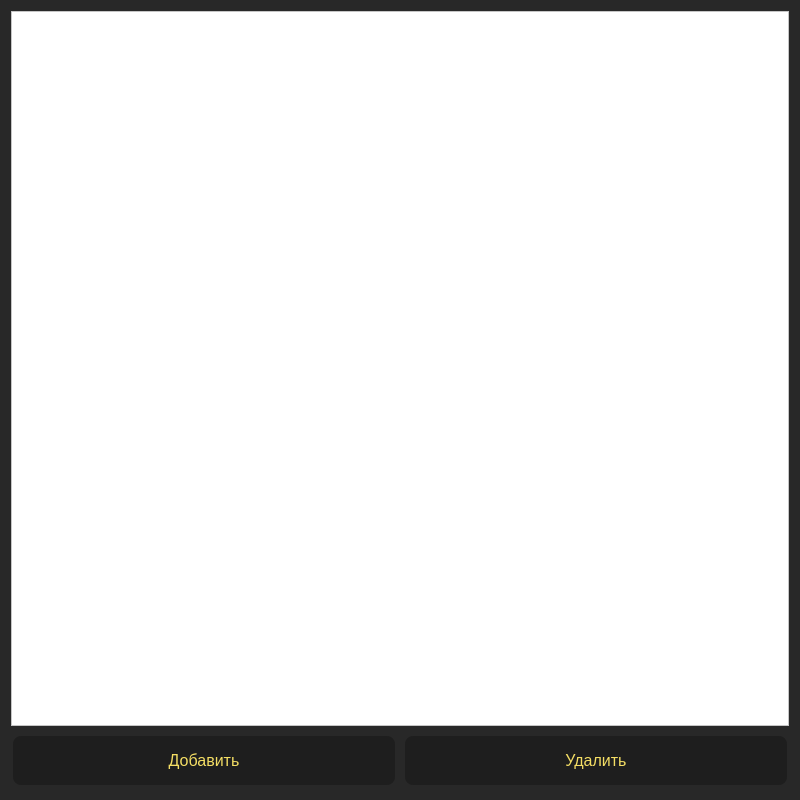
<?xml version="1.0" encoding="UTF-8"?>
<ui version="4.0">
 <class>sitizenFlat</class>
 <widget class="QDialog" name="sitizenFlat">
  <property name="geometry">
   <rect>
    <x>0</x>
    <y>0</y>
    <width>800</width>
    <height>800</height>
   </rect>
  </property>
  <property name="windowTitle">
   <string>Dialog</string>
  </property>
  <property name="styleSheet">
   <string notr="true">
color: rgb(244, 222, 100);
font: 25 8pt &quot;Comfortaa&quot;;
background-color: #282828; </string>
  </property>
  <layout class="QGridLayout" name="gridLayout">
   <item row="0" column="0">
    <layout class="QVBoxLayout" name="verticalLayout">
     <item>
      <widget class="QTableView" name="tableView">
       <property name="styleSheet">
        <string notr="true">background-color: #fff;
color: rgb(0, 0, 0);</string>
       </property>
      </widget>
     </item>
     <item>
      <layout class="QHBoxLayout" name="horizontalLayout">
       <item>
        <widget class="QPushButton" name="pushButton">
         <property name="styleSheet">
          <string notr="true">background-color: #1E1E1E; 
    border: none;
    color: rgb(244, 222, 100); 
    padding: 15px 32px; 
    text-align: center; 
    text-decoration: none;

    font-size: 16px; 
    margin: 4px 2px; 
    border-radius: 8px; 
</string>
         </property>
         <property name="text">
          <string>Добавить</string>
         </property>
        </widget>
       </item>
       <item>
        <widget class="QPushButton" name="pushButton_2">
         <property name="styleSheet">
          <string notr="true">background-color: #1E1E1E; 
    border: none;
    color: rgb(244, 222, 100); 
    padding: 15px 32px; 
    text-align: center; 
    text-decoration: none;

    font-size: 16px; 
    margin: 4px 2px; 
    border-radius: 8px; 
</string>
         </property>
         <property name="text">
          <string>Удалить</string>
         </property>
        </widget>
       </item>
      </layout>
     </item>
    </layout>
   </item>
  </layout>
 </widget>
 <resources/>
 <connections/>
</ui>
